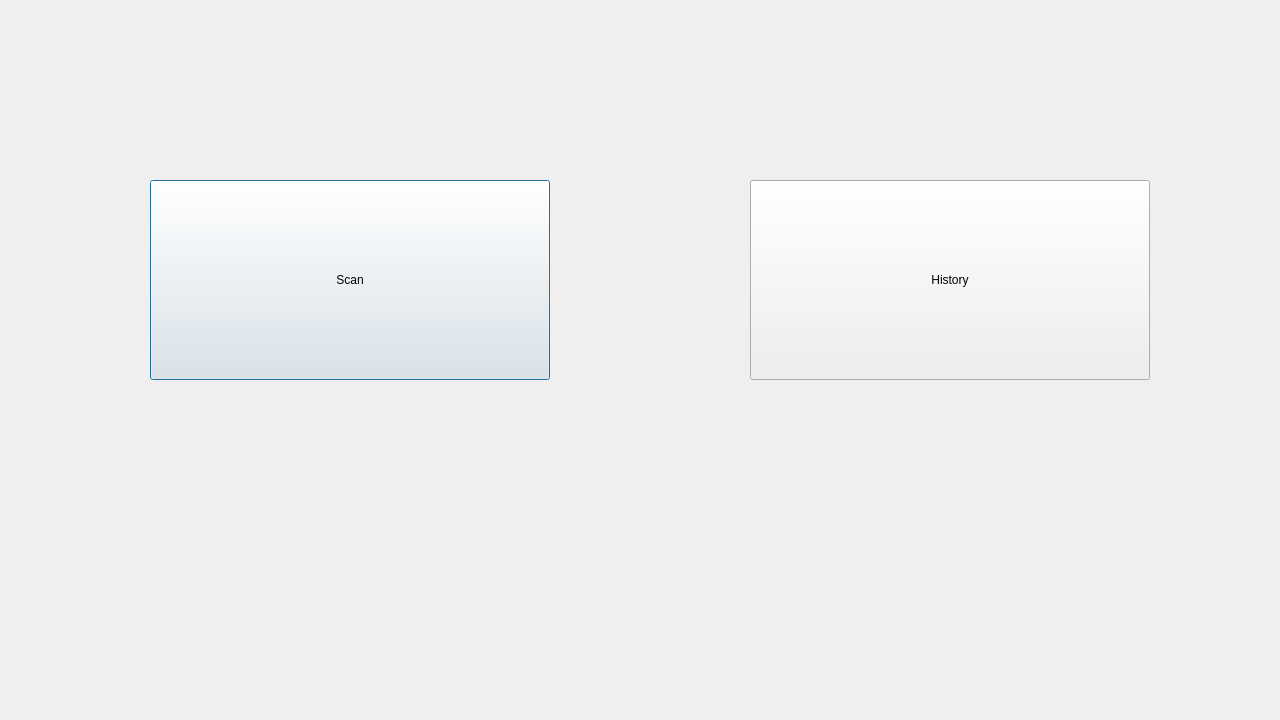
<?xml version="1.0" encoding="UTF-8"?>
<ui version="4.0">
 <class>menu</class>
 <widget class="QDialog" name="menu">
  <property name="geometry">
   <rect>
    <x>0</x>
    <y>0</y>
    <width>1280</width>
    <height>720</height>
   </rect>
  </property>
  <property name="windowTitle">
   <string>Dialog</string>
  </property>
  <widget class="QPushButton" name="toScanPage">
   <property name="geometry">
    <rect>
     <x>150</x>
     <y>180</y>
     <width>400</width>
     <height>200</height>
    </rect>
   </property>
   <property name="text">
    <string>Scan</string>
   </property>
  </widget>
  <widget class="QPushButton" name="toHistoryPage">
   <property name="geometry">
    <rect>
     <x>750</x>
     <y>180</y>
     <width>400</width>
     <height>200</height>
    </rect>
   </property>
   <property name="text">
    <string>History</string>
   </property>
  </widget>
 </widget>
 <resources/>
 <connections/>
</ui>
